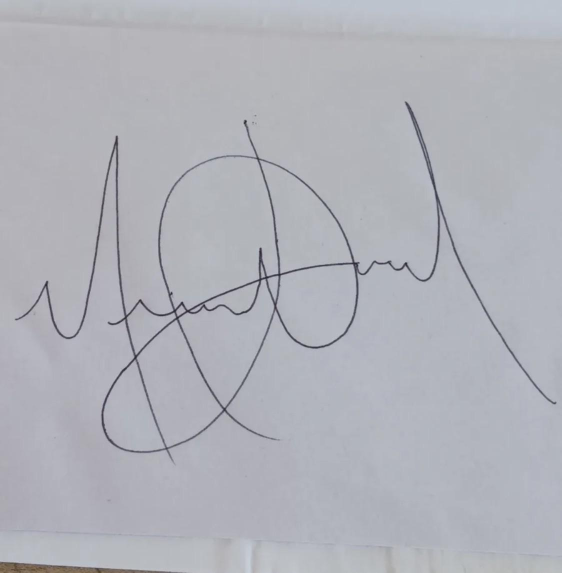
#> input picture Module2-Signature/mj_autograph.jpg, 1124 x 1145 px (shown at 1/2 size)
$ jupyter execute signature.ipynb   (shell and % lines are left out)
#> lines starting #> are read from the running program, lines starting #| are printed output that depends on the picture; after the words box and inside, x2 and y2 are one past the last pixel; in counts of white or black regions, pixels touching at a corner belong together
# E-Signature

[cell 1]
import cv2
import matplotlib.pyplot as plt
from IPython.display import Image
plt.rcParams['figure.figsize'] = (6.0, 6.0)
plt.rcParams['image.cmap'] = 'gray'

## Read and Display the Original Handwritten Signature

[cell 2]
sig_org = cv2.imread('mj_autograph.jpg', cv2.IMREAD_COLOR)
#> sig_org is the input picture: shape (1145, 1124, 3); mean B, G, R 185.8, 178.4, 176.9

Image('mj_autograph.jpg', width=400)

[cell 3]
plt.imshow(sig_org[:, :, ::-1])
#> (this line was passed over: IPython is not available in this run)
plt.title('Sample Signature');
#> (this line was passed over: IPython is not available in this run)

[cell 4]
sig = sig_org[180:950, 20:1000, :]
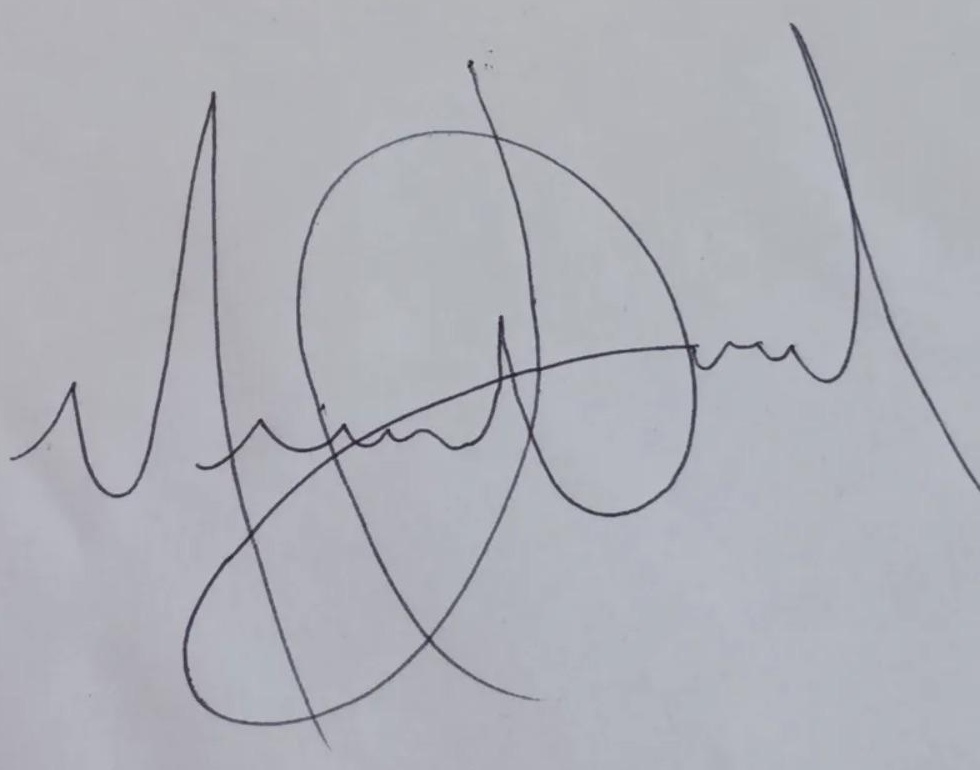
#> sig: shape (770, 980, 3); mean B, G, R 184.4, 176.7, 175.4
plt.imshow(sig[:, :, ::-1]);
#> (this line was passed over: IPython is not available in this run)

[cell 5]
sig_gray = cv2.cvtColor(sig, cv2.COLOR_BGR2GRAY)
plt.imshow(sig_gray)
#> (this line was passed over: IPython is not available in this run)
plt.title('Gray scale sign');
#> (this line was passed over: IPython is not available in this run)

[cell 6]
ret, alpha_mask = cv2.threshold(sig_gray, 150, 255, cv2.THRESH_BINARY_INV)
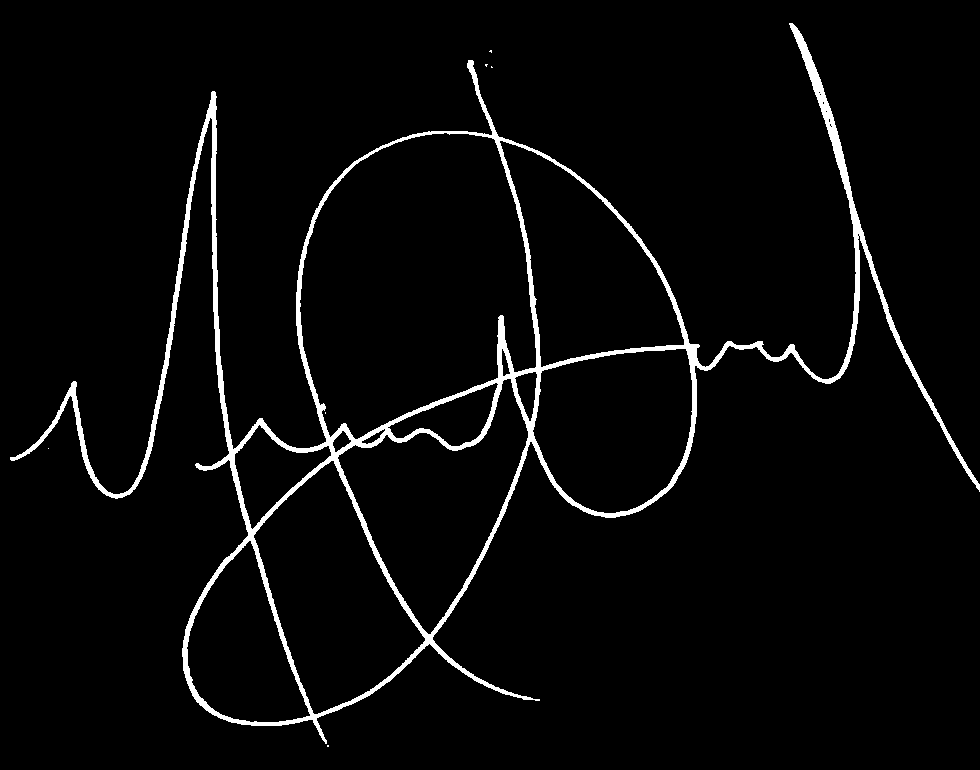
#> alpha_mask: shape (770, 980); 3.6% white; 7 white regions (6 under 20 px), largest, box (x1, y1, x2, y2) and area: (10, 23, 980, 744) 27150
cv2.imwrite('alpha_mask.jpg', alpha_mask)
plt.imshow(alpha_mask)
#> (this line was passed over: IPython is not available in this run)
plt.title('Alpha Mask');
#> (this line was passed over: IPython is not available in this run)
